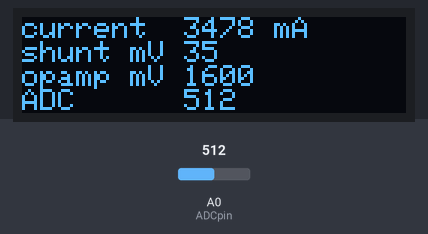
This sketch was run on a simulated ESP8266 (NodeMCU). Parts: 128×32 one-colour display. The inputs (shaded band) are chosen by the test bench; at power-on: A0 (ADCpin) = 512.

Above: at 1.6 s.
1.7 s: A0 (ADCpin) set to 716
At 4.2 s:
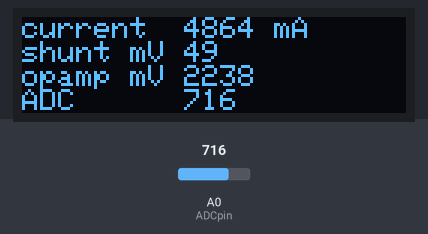
4.5 s: A0 (ADCpin) set to 900
At 5.4 s:
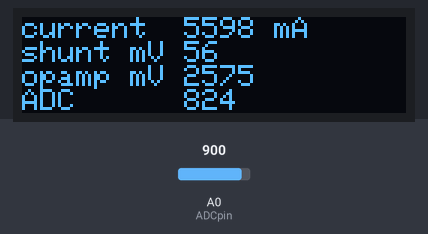
7.5 s: A0 (ADCpin) set to 1023
At 10.2 s:
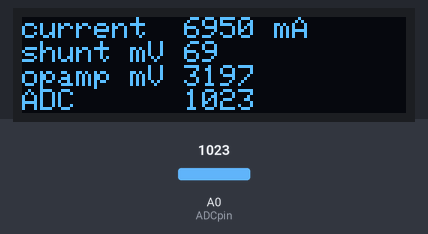
Timing chart, 0 to 11.7 s (numbered marks = the images above; inputs shaded):
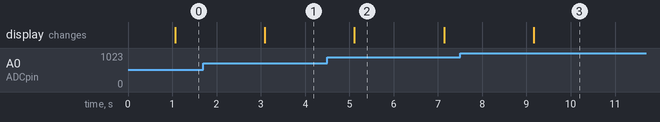

Measured:
- after the input at 1.7 s, the display: changes after 1.4 s (image 1)
- after the input at 4.5 s, the display: changes after 0.61 s (image 2)
- after the input at 7.5 s, the display: changes after 1.7 s (image 3)
- what the display in image 2 shows lasts 2.0 s, from 5.1 s to 7.1 s

The sketch:

Listing18-5.ino
```cpp
/*******************************************************************************
 * Sketch name: Ammeter with shunt resistor
 * Description: Display current on OLED screen
 * Created on:  October 2020
 * Author:      Neil Cameron
 * Book:        Electronics Projects with the ESP8266 and ESP32
 * Chapter :    18 - Measuring electricity
 ******************************************************************************/

#include <Adafruit_SSD1306.h>        // Adafruit SSD1306 library
int width = 128;            // OLED screen size
int height = 32;            // associate oled with SSD1306
Adafruit_SSD1306 oled(width, height, &Wire, -1);
int ADCpin = A0;
unsigned long ADC;
int Rfeedback = 100000;         // feedback resistor value
int RGND = 2200;            // resistor GND value
float current, opAmpmV, shuntmV, gain;

void setup()
{
  Serial.begin(115200);
  oled.begin(SSD1306_SWITCHCAPVCC, 0x3C);   // OLED display and I2C address
  oled.clearDisplay();          // clear OLED display
  oled.setTextColor(WHITE);       // set font color
  oled.setTextSize(1);          // set font size (1, 2, 3 or 4)
  oled.display();           // update display instructions
  gain = 1.0 + Rfeedback/RGND;      // calculate op amp gain
}

void loop()
{
  ADC = 0;
  for (int i=0; i<100; i++)       // repeated analog readings
  {
    ADC = ADC + analogRead(ADCpin);
    delay(10);
  }
  ADC = ADC/100;            // average of analog readings
  opAmpmV = ADC*3200.0/1024;        // op amp output voltage
  shuntmV = opAmpmV / gain;       // voltage on shunt
  current = 100.0 * shuntmV;        // shunt mV to current in mA
  oled.clearDisplay();
  oled.setCursor(0,0);          // display results on OLED
  oled.print("current  ");oled.print(current,0); oled.println(" mA");
  oled.print("shunt mV ");oled.println(shuntmV,0);
  oled.print("opamp mV ");oled.println(opAmpmV,0);
  oled.print("ADC      ");oled.println(ADC);
  oled.display();
  delay(1000);
}
```
